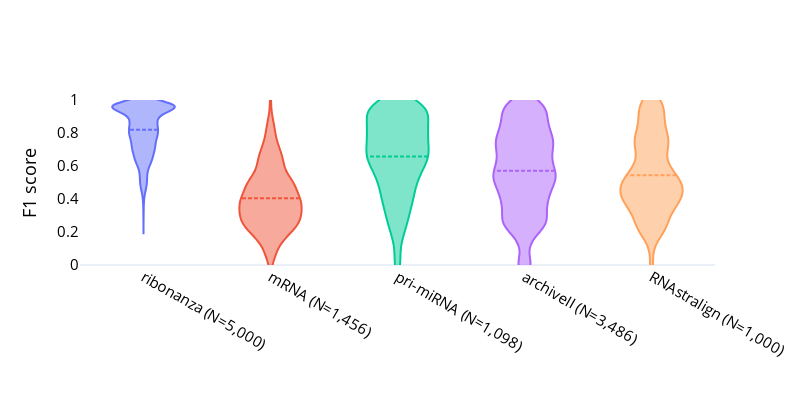

Notebook code cell kept with this figure:
### Markdown cell above
## Plot showing how useful are the DMS constraint for RNAStructure, for different datasets

Run RNAstructure with and without the DMS constraints. Compute the F1 score between the two runs. If the F1 score is high, it means that the DMS constraints are not adding much information, as RNAStructure can do a good prediction without them.

One plot with two subplots:
- First column: Violin or Box plot of the F1 score distribution, colored by the different datasets (Ribonanza, UTR, pri-miRNA, ArchiveII, RNAstralign)
- Same distribution, but presented as the three histogram overlayed on the same plot (*might be redundant*)

**Assigned to**: Alberic

Use Ploty, and a white background

### Code cell
import pandas as pd

results = pd.read_feather('../Figure2/saved_data_plot/results_benchmark_dataset.feather').set_index('reference')
results.loc[results['dataset'] == 'pri_miRNA', 'dataset'] = 'pri-miRNA'
results.loc[results['dataset'] == 'human_mRNA', 'dataset'] = 'mRNA'


# Viloin plot per dataset
import plotly.graph_objects as go

fig = go.Figure()
dataset_names = ['ribonanza', 'pri-miRNA', 'mRNA', 'archiveII', 'RNAstralign']
results['dataset'] = results['dataset'].apply(lambda x: '{} (N={:,})'.format(x, len(results[results['dataset'] == x])))

for dataset in results['dataset'].unique():
    fig.add_trace(go.Violin(x=results['dataset'][results['dataset'] == dataset],
                            y=results['F1'][results['dataset'] == dataset],
                            box_visible=False,
                            points=False,
                            meanline_visible=True))
    
fig.update_layout(
                    # title="RNAstructure prediction performance on different datasets", 
                    width=800, height=400,
                    yaxis_range=[0, 1],
                    xaxis_title="",
                    yaxis_title="F1 score",# between RNAstructure predictions w/ and w/o chemical probing",
                    template='plotly_white', font_size=15, font_color='black',)

fig.update_layout(showlegend=False)
# don't show the horizontal grid lines
fig.update_yaxes(showgrid=False)
fig.update_yaxes(tickvals=[0, 0.2, 0.4, 0.6, 0.8, 1])
fig.show()

### Figure 1 — Plotly figure (JSON) as saved in the notebook; plotly's stock layout.template omitted (floating-point values rounded to 4 significant figures; data arrays with more than 128 entries replaced by an {"elided": "..."} marker saying what was removed)
{"data": [{"box": {"visible": false}, "meanline": {"visible": true}, "points": false, "type": "violin", "x": {"elided": "5000 str values"}, "y": {"elided": "5000 float values"}}, {"box": {"visible": false}, "meanline": {"visible": true}, "points": false, "type": "violin", "x": {"elided": "1456 str values"}, "y": {"elided": "1456 float values"}}, {"box": {"visible": false}, "meanline": {"visible": true}, "points": false, "type": "violin", "x": {"elided": "1098 str values"}, "y": {"elided": "1098 float values"}}, {"box": {"visible": false}, "meanline": {"visible": true}, "points": false, "type": "violin", "x": {"elided": "3486 str values"}, "y": {"elided": "3486 float values"}}, {"box": {"visible": false}, "meanline": {"visible": true}, "points": false, "type": "violin", "x": {"elided": "1000 str values"}, "y": {"elided": "1000 float values"}}], "layout": {"font": {"color": "black", "size": 15}, "height": 400, "showlegend": false, "width": 800, "xaxis": {"title": {"text": ""}}, "yaxis": {"range": [0, 1], "showgrid": false, "tickvals": [0, 0.2, 0.4, 0.6, 0.8, 1], "title": {"text": "F1 score"}}}}
